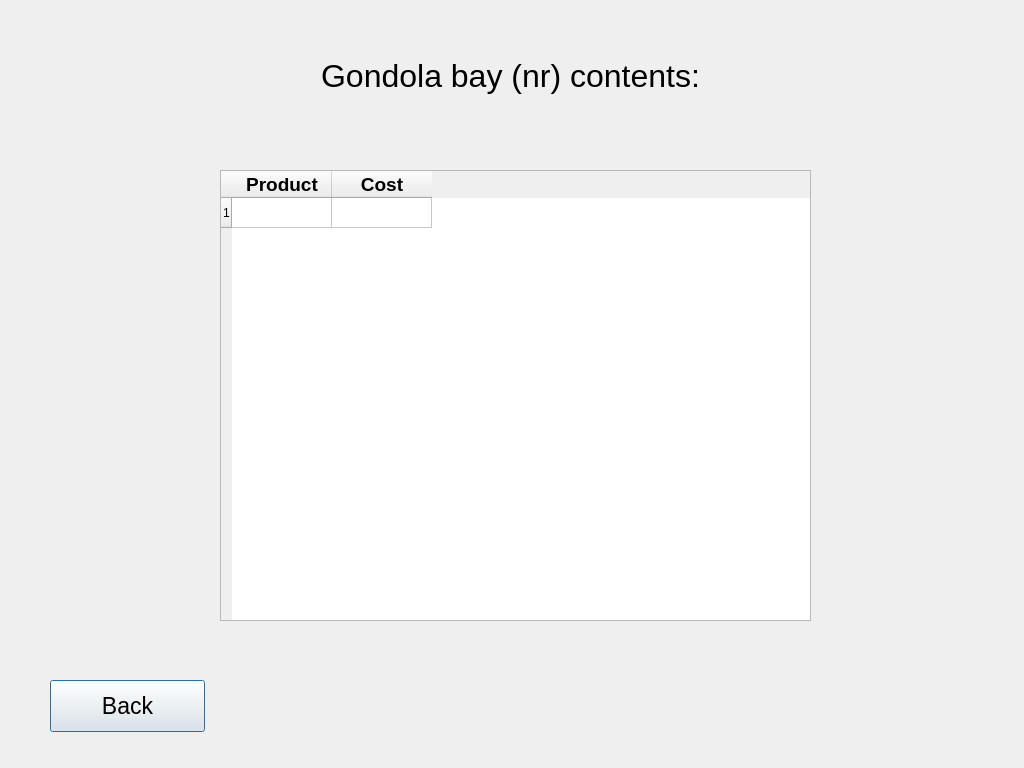
<?xml version="1.0" encoding="UTF-8"?>
<ui version="4.0">
 <class>Dialog</class>
 <widget class="QDialog" name="Dialog">
  <property name="geometry">
   <rect>
    <x>0</x>
    <y>0</y>
    <width>1024</width>
    <height>768</height>
   </rect>
  </property>
  <property name="windowTitle">
   <string>Dialog</string>
  </property>
  <widget class="QLabel" name="windowHeader">
   <property name="geometry">
    <rect>
     <x>260</x>
     <y>40</y>
     <width>501</width>
     <height>71</height>
    </rect>
   </property>
   <property name="font">
    <font>
     <pointsize>24</pointsize>
    </font>
   </property>
   <property name="text">
    <string>Gondola bay (nr) contents:</string>
   </property>
   <property name="alignment">
    <set>Qt::AlignCenter</set>
   </property>
  </widget>
  <widget class="QTableWidget" name="gondolaProductTable">
   <property name="geometry">
    <rect>
     <x>220</x>
     <y>170</y>
     <width>591</width>
     <height>451</height>
    </rect>
   </property>
   <property name="editTriggers">
    <set>QAbstractItemView::NoEditTriggers</set>
   </property>
   <row>
    <property name="text">
     <string>1</string>
    </property>
   </row>
   <column>
    <property name="text">
     <string>Product</string>
    </property>
    <property name="font">
     <font>
      <pointsize>14</pointsize>
      <weight>75</weight>
      <bold>true</bold>
     </font>
    </property>
   </column>
   <column>
    <property name="text">
     <string>Cost</string>
    </property>
    <property name="font">
     <font>
      <pointsize>14</pointsize>
      <weight>75</weight>
      <bold>true</bold>
     </font>
    </property>
   </column>
   <item row="0" column="0">
    <property name="text">
     <string/>
    </property>
   </item>
  </widget>
  <widget class="QPushButton" name="gbBack">
   <property name="geometry">
    <rect>
     <x>50</x>
     <y>680</y>
     <width>155</width>
     <height>52</height>
    </rect>
   </property>
   <property name="font">
    <font>
     <pointsize>17</pointsize>
     <weight>50</weight>
     <bold>false</bold>
    </font>
   </property>
   <property name="text">
    <string>Back</string>
   </property>
  </widget>
 </widget>
 <resources/>
 <connections/>
</ui>
